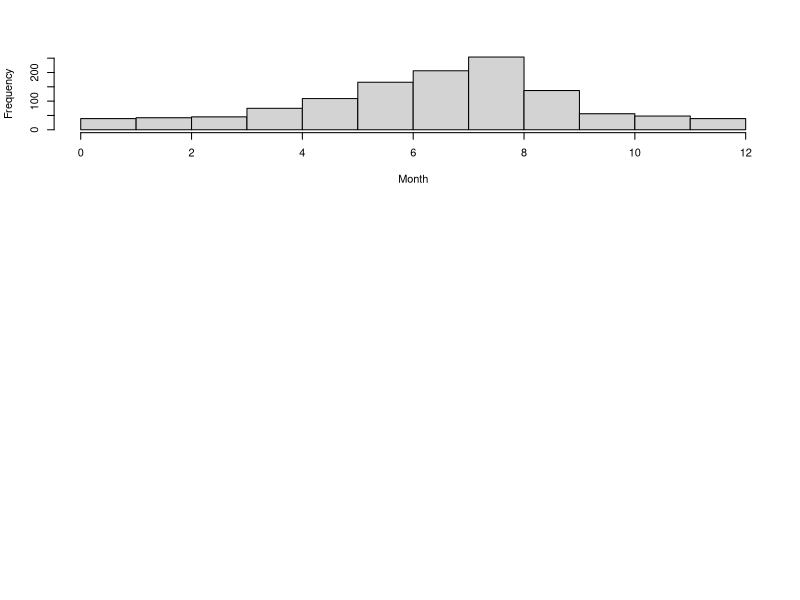
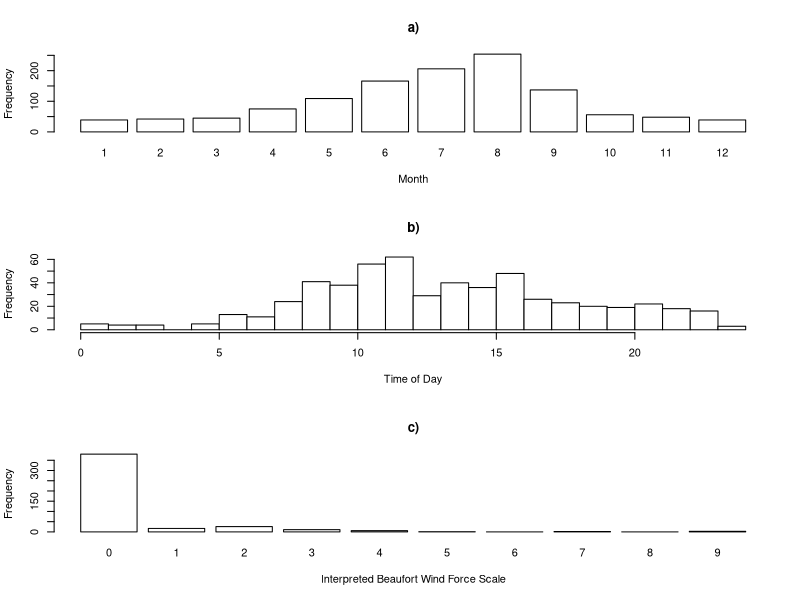
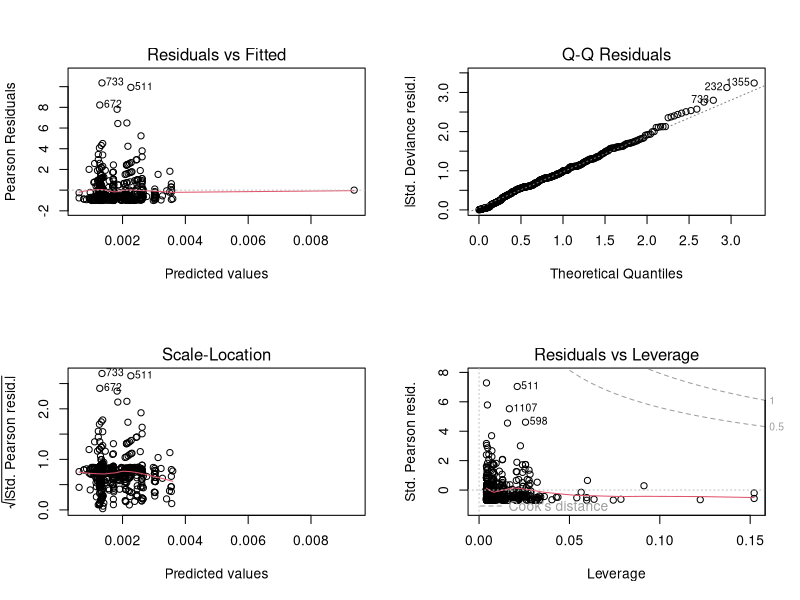
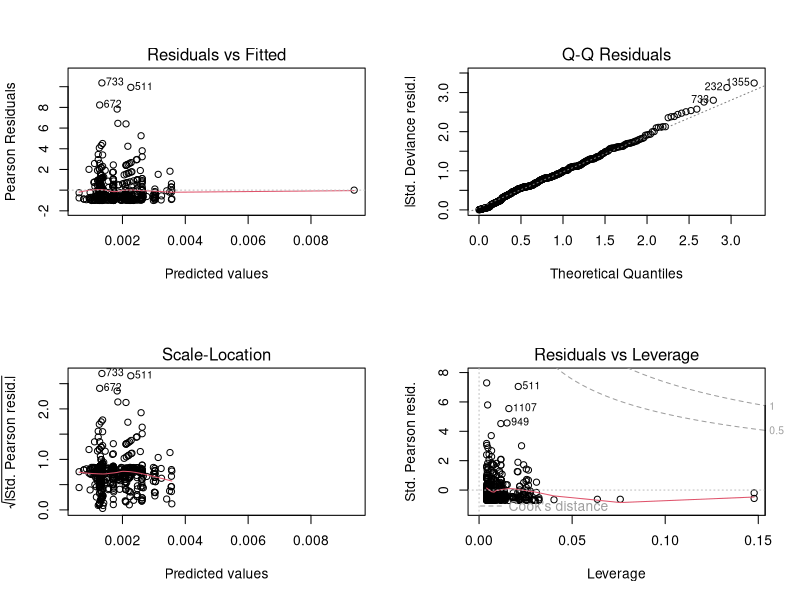
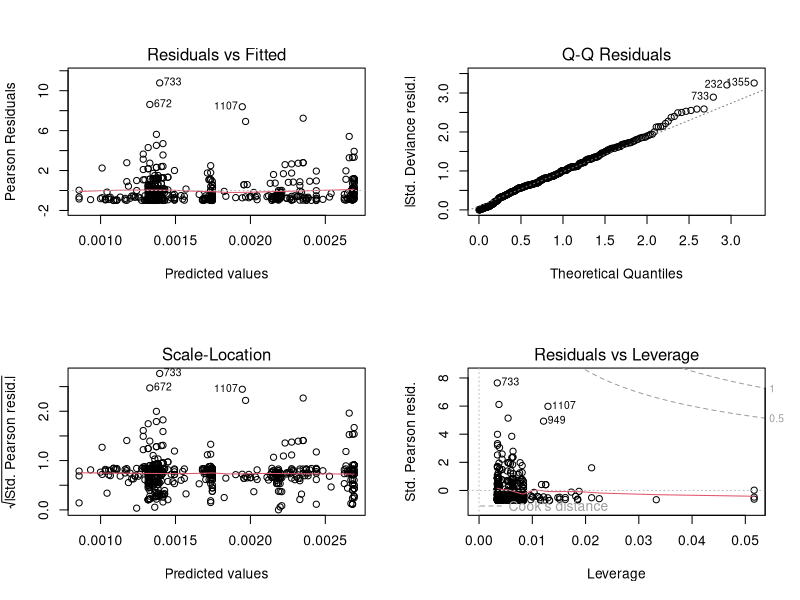
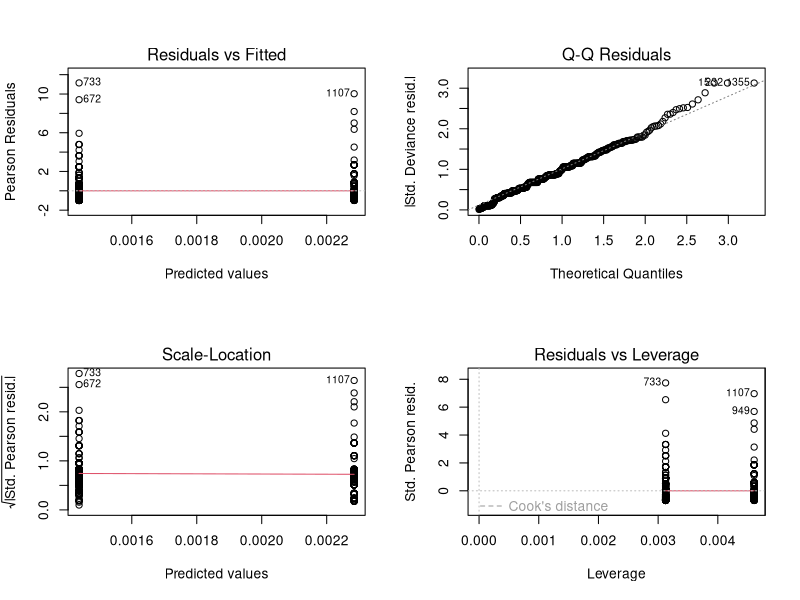
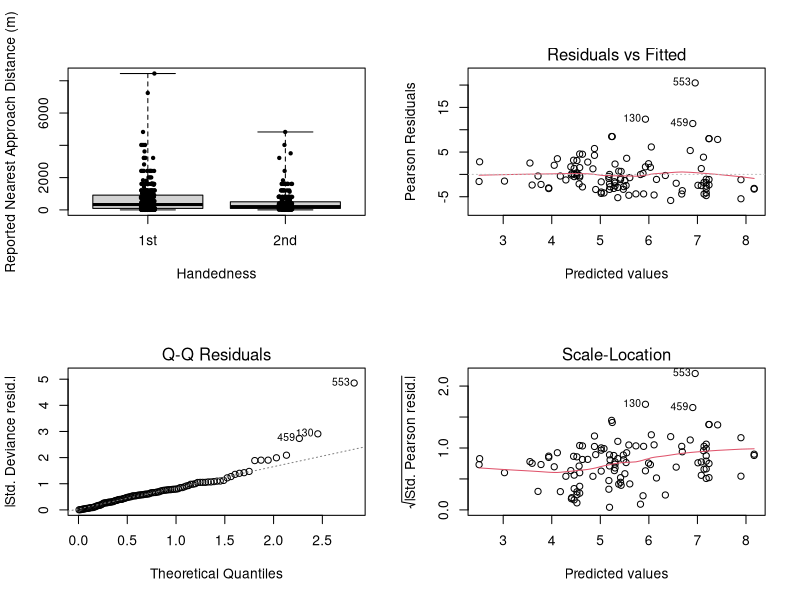
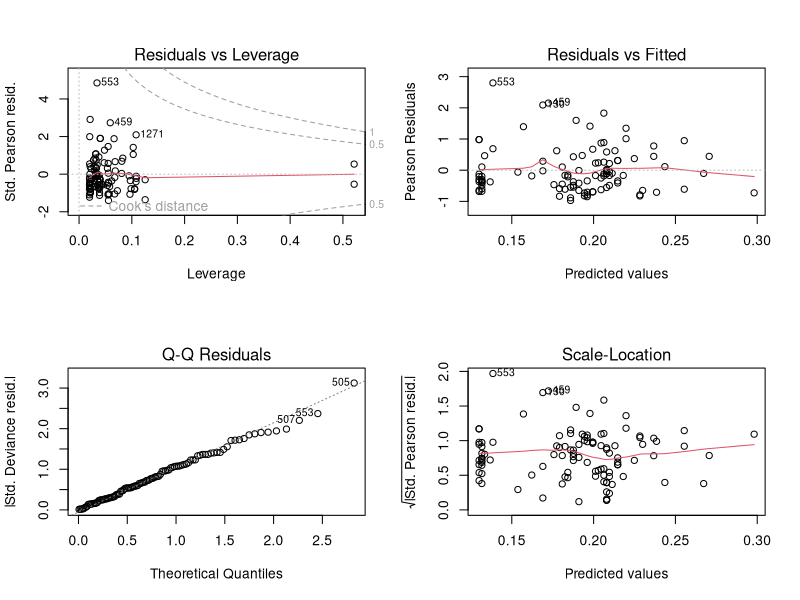

R code for these plots, in order: (Note: a time limit stopped this script after it produced the figures.)
####################################################### Loch Ness Monster Report Analysis

###### undertaken in R 4.1.2


### Open relevant R library 
library(car)

###### Load in data
setwd("")    ####set working directory to preferred location e.g. setwd("C:/Users/cgp2/Documents/Nessie")  

Nessie <- read.table("Nessiereducedforeducationpaper.csv", header = T, sep = ",") # n=1433



#################################################### Basic descriptive statistics

###### Figure 1 Plot
par (mfrow=c(3,1))
Month <- tapply(Nessie$EncounterMonthNumeric, Nessie$Event.ID, mean, na.rm = TRUE)
Month <- Month[is.na(Month) == FALSE]
length(Month)
Month2 <- hist(as.numeric(Month), main = "", breaks = seq(0, 12), xlab = "Month")
par(mfrow = c(3, 1))
barplot(height = Month2$counts, width = 1, space = NULL, xlab = "Month", names.arg = seq(1, 12), ylab = "Frequency", col = "white", main = "a)")

###### Time of Day

TimeSI <- tapply(Nessie$TimeSI, Nessie$Event.ID, mean, na.rm = T)
TimeSI <- TimeSI[is.na(TimeSI) == FALSE]
hist(TimeSI, breaks = seq(0, 24), xlab = "Time of Day", main = "b)", col = "white")
length(TimeSI)

###### BSS

BSSTranslated <- tapply(Nessie$BSSTranslated, Nessie$Event.ID, mean, na.rm = T)
BSSTranslated <- BSSTranslated[is.na(BSSTranslated) == FALSE]
temp <- hist(BSSTranslated, breaks = seq(0, 10), plot = FALSE)
barplot(height = temp$counts, width = 1, space = NULL, xlab = "Interpreted Beaufort Wind Force Scale", names.arg = seq(0, 9), ylab = "Frequency", col = "white", main = "c)")
length (BSSTranslated)
##### Summary of duration
summary (Nessie$Duration)

############################################### Analysis
par (mfrow=c(1,1))

####Need to rearrange data
####Creates an array
Nessie$Location <- ifelse(is.na(Nessie$Location) == TRUE, "NK", Nessie$Location)
Nessie$Location <- ifelse(Nessie$Location == "Submarine", "Other", Nessie$Location)
Nessie$Location <- ifelse(Nessie$Location == "Aerial", "Other", Nessie$Location)
Nessie$Location <- ifelse(Nessie$Location == "Webcam", "Other", Nessie$Location)
summary(as.factor(Nessie$Location))
table1 <- table(Nessie$Location, Nessie$Handedness, Nessie$Anonymous.at.point.of.interview)
table1
### then collapse table
final <- rep(NA, 16)
final[1:4] <- table1[, 1, 1]
final[5:8] <- table1[, 2, 1]
final[9:12] <- table1[, 1, 2]
final[13:16] <- table1[, 2, 2]

####Create vectors for loglinear models
Location <- rep(c("Boat", "NK","Other","Shore") , 4)
Handedness <- rep(rep(c("1st", "2nd"), each = 4), 2)
Anonymous <- rep(c("No", "Yes"), each = 8)
df1 <- data.frame(final, Location, Handedness, Anonymous)


####Loglinear model for interest (not in paper)
modelFreq <- glm(final ~ Location * Handedness * Anonymous - Location:Handedness:Anonymous, data = df1, family =poisson)
Anova(modelFreq)
modelFreq <- glm(final ~ Location * Handedness * Anonymous - Location:Handedness:Anonymous - Handedness:Anonymous, data = df1, family = poisson)
Anova(modelFreq)



###### Chi-squared tests of association

table1 <- table(Nessie$Location, Nessie$Handedness)
table1
test1 <- chisq.test(table1)
test1$observed
test1$expected
((test1$observed-test1$expected)^2)/test1$expected         ###chi-squared components
test1

table2<- table(Nessie$Location, Nessie$Anonymous.at.point.of.interview)
table2
test2<- chisq.test(table2)
test2$observed
test2$expected
((test2$observed-test2$expected)^2)/test2$expected         ###chi-squared components
test2

table3<- table(Nessie$Anonymous.at.point.of.interview, Nessie$Handedness)
test3<- chisq.test(table3)
test3$observed
test3$expected
test3




####### Analysis of distances   - GLMs
par (mfrow=c(2,2))    ##Four graphs per image
Nessie2 <- Nessie
Nessie2$AllDistNADpriority <- ifelse (Nessie2$AllDistNADpriority==0,0.01, Nessie2$AllDistNADpriority)  ###makes one 0 datum not zero. 
modelNAD <- glm(AllDistNADpriority ~ Report.Year.for.analysis + Handedness + Location + Anonymous.at.point.of.interview, data = Nessie2, family = Gamma)
plot (modelNAD)    ##Diagnostics not really great so we made need to bootstrap


# Remove Anonymous
modelNAD <- glm(AllDistNADpriority ~ Report.Year.for.analysis + Handedness + Location, data = Nessie2, family = Gamma)
Anova(modelNAD)
plot (modelNAD) ##diagnostics still not good

#Remove location
modelNAD <- glm(AllDistNADpriority ~ Report.Year.for.analysis + Handedness, data = Nessie2, family = Gamma)
Anova(modelNAD)
plot (modelNAD)   ##diagnostics still not ideal. 

#Remove report year
modelNAD <- glm(AllDistNADpriority ~ Handedness, data = Nessie2, family = Gamma)
Anova(modelNAD)
plot (modelNAD)

#Diagnostics not great so use Kruskal-Wallace test 
modelNAD <- kruskal.test (AllDistNADpriority ~ Handedness, data = Nessie)
modelNAD

##Figure 2
boxplot (AllDistNADpriority ~ Handedness, data=Nessie, range=0, ylab= "Reported Nearest Approach Distance (m)")
set.seed (101)
points (jitter(ifelse (Nessie$Handedness=="1st",1,2), amount=0.05), Nessie$AllDistNADpriority, pch=20, cex=0.8)

tapply (Nessie$AllDistNADpriority, Nessie$Handedness,summary)
tapply (Nessie$AllDistNADpriority, Nessie$Handedness,length)


###### Analsis of estimated seen length

modelLength <- glm(SeenLengthSI ~ Report.Year.for.analysis + Handedness + Location + Anonymous.at.point.of.interview, data = Nessie,)
Anova(modelLength)
plot (modelLength)

modelLength <- glm(SeenLengthSI ~ Report.Year.for.analysis + Location + Anonymous.at.point.of.interview, data = Nessie, family = Gamma)
Anova(modelLength)
modelLength <- glm(SeenLengthSI ~ Report.Year.for.analysis + Anonymous.at.point.of.interview, data = Nessie, family = Gamma)
Anova(modelLength)
plot (modelLength)

modelLength <- glm(SeenLengthSI ~ Report.Year.for.analysis, data = Nessie, family=Gamma)
Anova(modelLength)
par (mfrow =c(2,2))
plot (modelLength)

## Figure 3 as a bootstrap as used in current draft
plot(Nessie$Report.Year.for.analysis, Nessie$SeenLengthSI, xlim = c(1931, 2020), xlab = "Report Year", ylab = "Estimated seen length (m)", pch = 20)

Report.Year.for.analysis <- seq (1933, 2016)
df1=data.frame (Report.Year.for.analysis) 
matrixLength <- matrix (NA, length (Report.Year.for.analysis),10000)


set.seed (102)
for (i in 1:10000){
    btNessie <- Nessie[sample (1:dim (Nessie)[1], size =dim (Nessie)[1], replace=T),]
    btmodelLength <- glm(SeenLengthSI ~ Report.Year.for.analysis, data = btNessie,  family = Gamma)
    matrixLength[,i ]=predict (btmodelLength, df1, type="response")
}

lowerCI <- apply (matrixLength, 1, quantile, 0.005)
upperCI <- apply (matrixLength, 1, quantile, 0.995)

lines(Report.Year.for.analysis, predict (modelLength, df1, type="response"), col = 1)
lines(Report.Year.for.analysis, lowerCI, lty = 2, lwd = 2, col = 1)
lines(Report.Year.for.analysis, upperCI, lty = 2, lwd = 2, col = 1)


###### Analysis of duration

modelDuration <- glm(Duration ~ Report.Year.for.analysis + Handedness + Location + Anonymous.at.point.of.interview, data = Nessie, family = Gamma)
Anova (modelDuration)

modelDuration <- glm(Duration ~ Report.Year.for.analysis + Handedness + Location, data = Nessie, family = Gamma)
Anova (modelDuration)

modelDuration <- glm(Duration ~ Report.Year.for.analysis + Handedness, data = Nessie, family = Gamma)
Anova (modelDuration)

modelDuration <- glm(Duration ~ Report.Year.for.analysis, data = Nessie, family = Gamma)
Anova (modelDuration)
plot (modelDuration)


## Figure 4
plot(Nessie$Report.Year.for.analysis, Nessie$Duration, pch = 20, xlab = "Report Year", ylab = "Duration (mins)", xlim = c(1930, 2020))

Report.Year.for.analysis <- seq (1933, 2016)
df1=data.frame (Report.Year.for.analysis) 
matrixLength <- matrix (NA, length (Report.Year.for.analysis),10000)


set.seed (102)
for (i in 1:10000){
    btNessie <- Nessie[sample (1:dim (Nessie)[1], size =dim (Nessie)[1], replace=T),]
    btmodelDuration <- glm(Duration ~ Report.Year.for.analysis, data = btNessie, family = Gamma)
    matrixLength[,i ]=predict (btmodelDuration, df1, type="response")
}

lowerCI <- apply (matrixLength, 1, quantile, 0.005)
upperCI <- apply (matrixLength, 1, quantile, 0.995)

lines(Report.Year.for.analysis, predict (modelDuration, df1, type="response"), col = 1)
lines(Report.Year.for.analysis, lowerCI, lty = 2, lwd = 2, col = 1)
lines(Report.Year.for.analysis, upperCI, lty = 2, lwd = 2, col = 1)
